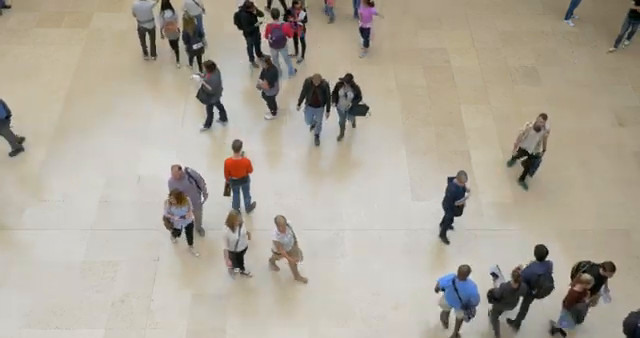
#> input picture frame 67 of pcount.mp4, 640 x 338 px, given in place of pcount.mov, which was not available
$ python img.py
#> lines starting #> are read from the running program, lines starting #| are printed output that depends on the picture
import cv2
import time
cpt = 0
maxFrames = 240 # if you want 5 frames only.

cap=cv2.VideoCapture('pcount.mov')

while cpt < maxFrames:
    ret, frame = cap.read()
#> frame is the input picture: shape (338, 640, 3); mean B, G, R 152.6, 165.7, 173
    if not ret:
       break
    frame=cv2.resize(frame,(1020,600))
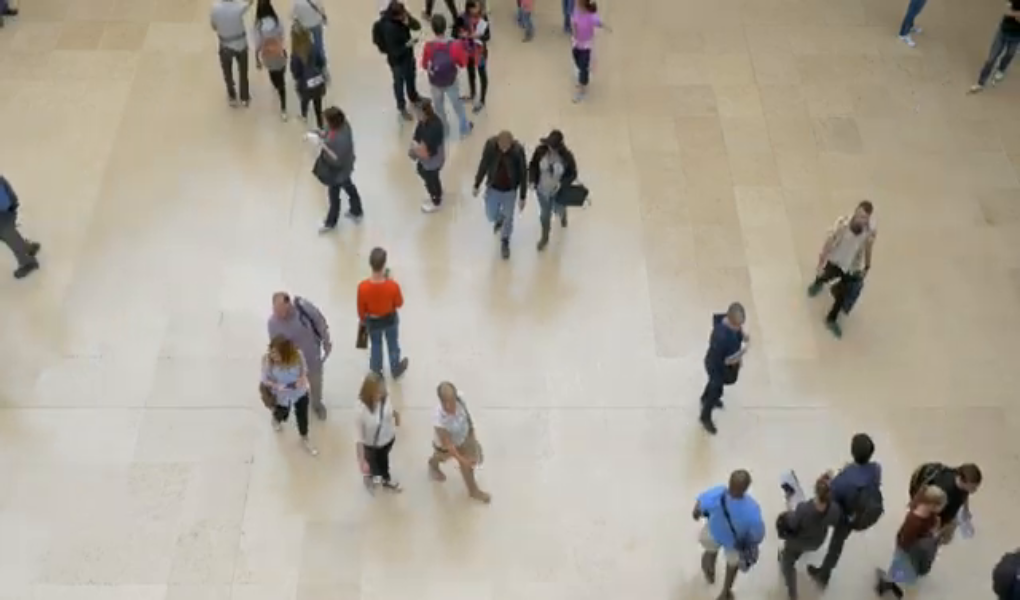
#> frame: shape (600, 1020, 3); mean B, G, R 152.5, 165.6, 172.9
    cv2.imshow("test window", frame) # show image in window
    cv2.imwrite(r"C:\Users\freed\Downloads\yolov10.tflite-main\yolov10.tflite-main\imges\img_%d.jpg" %cpt, frame)
    cpt += 1
    if cv2.waitKey(1)&0xFF==27:
#> (key Esc is pressed here)
        break
cap.release()
cv2.destroyAllWindows()

$ run again, starting later in the video
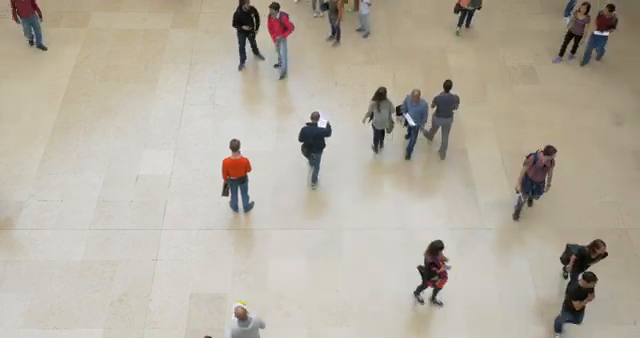
#> input picture frame 302 of pcount.mp4, 640 x 338 px, given in place of pcount.mov, which was not available
#> frame is the input picture: shape (338, 640, 3); mean B, G, R 160.4, 173.9, 181.1
#> `frame=cv2.resize(frame,(1020,600))`:
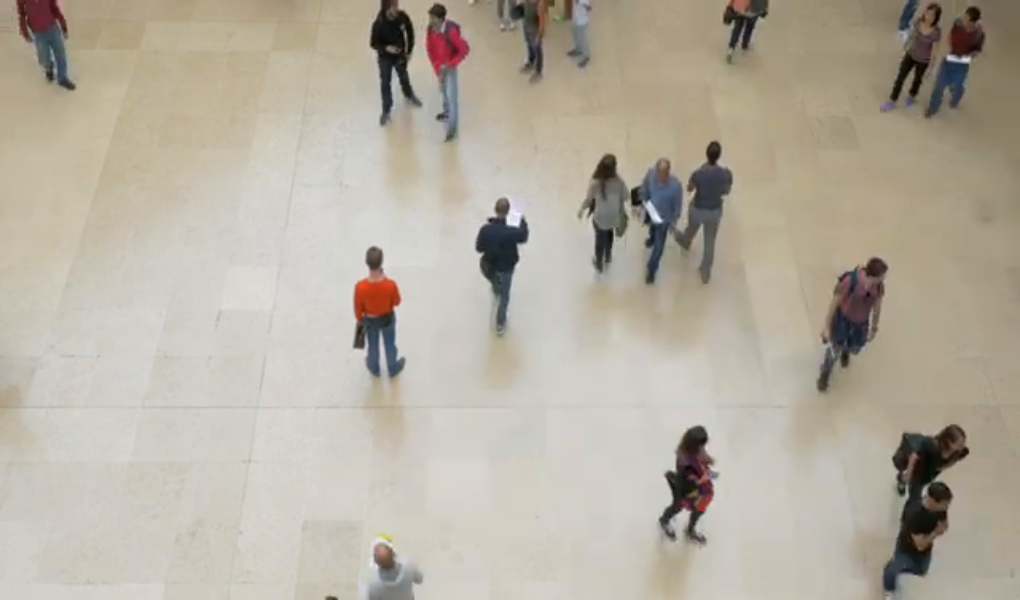
#> frame: shape (600, 1020, 3); mean B, G, R 160.3, 173.8, 181

$ run again, starting later in the video
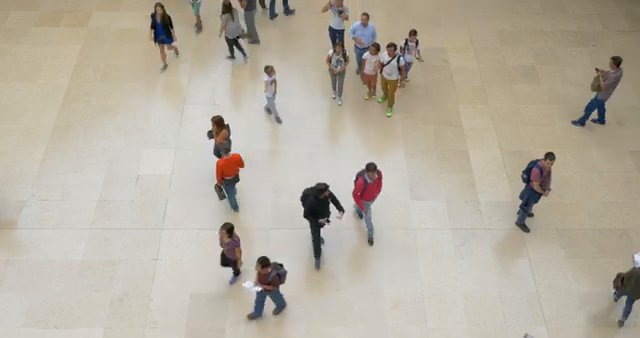
#> input picture frame 538 of pcount.mp4, 640 x 338 px, given in place of pcount.mov, which was not available
#> frame is the input picture: shape (338, 640, 3); mean B, G, R 159.7, 173.7, 181.2
#> `frame=cv2.resize(frame,(1020,600))`:
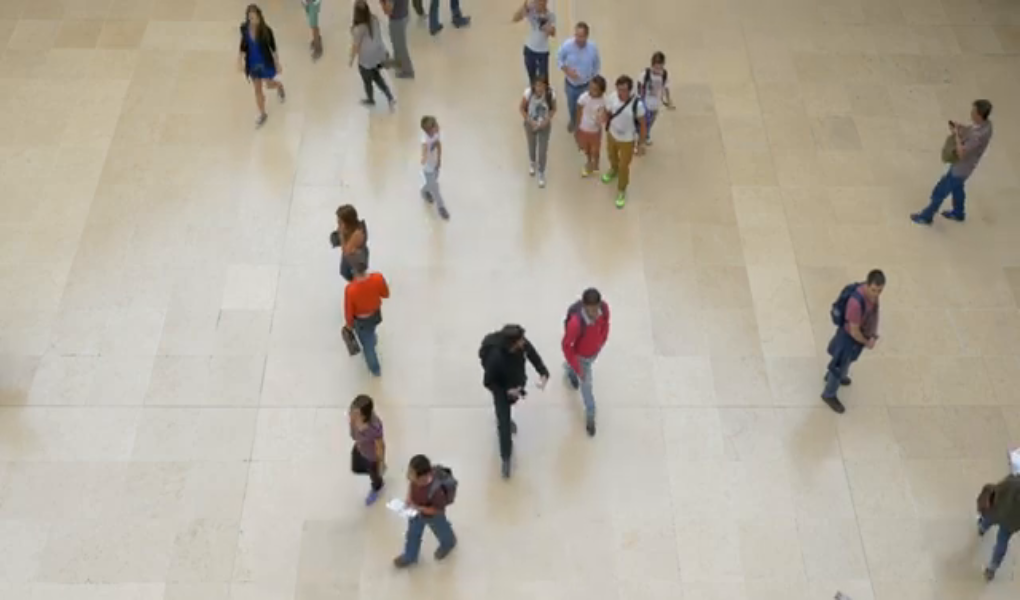
#> frame: shape (600, 1020, 3); mean B, G, R 159.6, 173.6, 181.1
